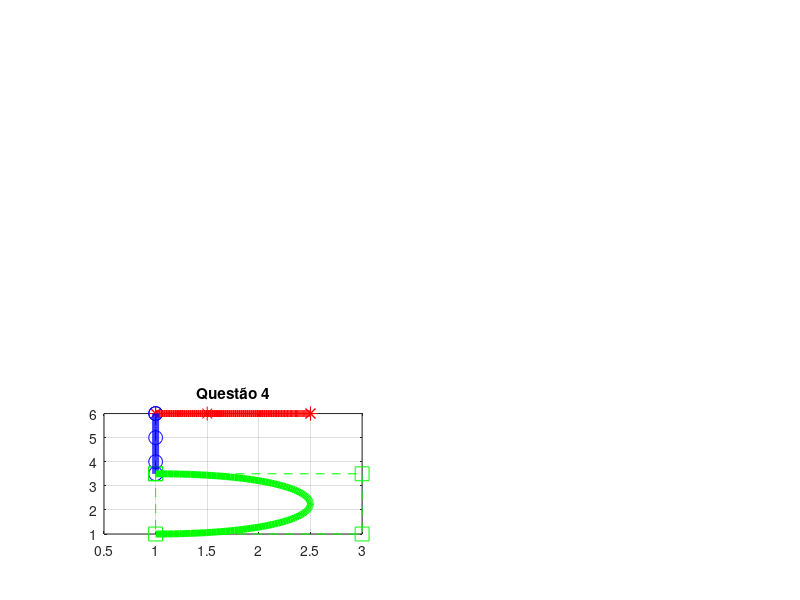

This figure's MATLAB source:
#Curvas de bezier multiplas, em 3 segmentos
# Definição do numero 2 estilizado, usando 3 segmentos de Curvas de Bezier
x=[1    1.5  2.5  2.5;
   1    1    1    1;
   1    3    3    1];
y=[6    6    6    6;
   6    5    4    3.5;
   3.5  3.5  1    1];

Nsegmentos = size(x,1)

for n=1:Nsegmentos
  m = 4;
  x(n,m+1)=x(n,1);
  y(n,m+1)=y(n,1);

  numpasso=100;
  h=1/numpasso;

  t=0;

  cx = 3*(x(n,2)-x(n,1));
  bx = 3*(x(n,3)-x(n,2))-cx;
  ax = (x(n,4)-x(n,1))-(cx+bx);

  cy = 3*(y(n,2)-y(n,1));
  by = 3*(y(n,3)-y(n,2))-cy;
  ay = (y(n,4)-y(n,1))-(cy+by);
  xmax = 0;
  ymax = 0;

  for i=1:numpasso+1
     xx(n,i)=x(n,1)+t*(cx+t*(bx+t*ax));
     yy(n,i)=y(n,1)+t*(cy+t*(by+t*ay));
     t=t+h;
  end
end
#Marcadores

subplot(3, 2, 5)

plot(x(1,:),y(1,:),'*r','markersize',10,x(1,:),y(1,:),'--r');hold on;
plot(x(2,:),y(2,:),'ob','markersize',10,x(2,:),y(2,:),'--b');hold on;
plot(x(3,:),y(3,:),'sg','markersize',10,x(3,:),y(3,:),'--g');hold on;

#Curvas de Bezier

 plot(xx(1,:),yy(1,:),'-r','linewidth',5)
 plot(xx(2,:),yy(2,:),'-b','linewidth',5)
 plot(xx(3,:),yy(3,:),'-g','linewidth',5)

title("Questão 4")
hold on;
grid on;
#end
